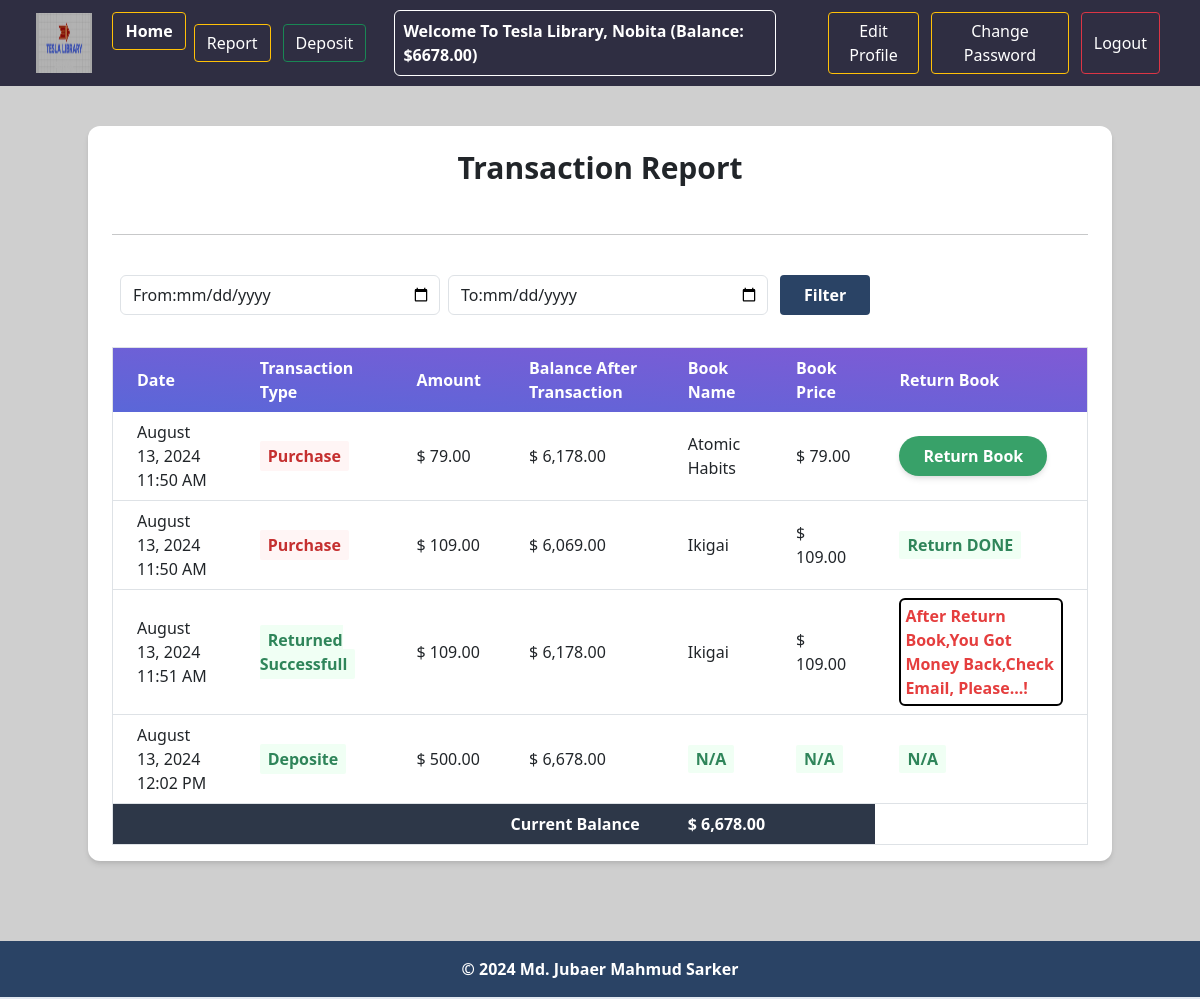
Screenshot of /payment/report/ (signed in) with the database file from the repository.
### User/models.py (models this page shows)
class UserLibraryAccount(models.Model):
    user = models.OneToOneField(User , related_name='account', on_delete=models.CASCADE)
    account_no = models.CharField(unique=True , max_length=10) #account name duijon user er same hobe na
    reference_code = models.CharField(max_length=20, blank=True, null=True)
    birth_date = models.DateField(null=True, blank=True) #ke o faka rakhle o somossa nai
    gender = models.CharField(max_length=10, choices=GENDER_TYPE)
    initial_deposite_date = models.DateField(auto_now_add=True)
    balance = models.DecimalField(default=0, max_digits=12, decimal_places=2 ) # ekjon user 12 digit obdi taka rakhte parbe and dui dosomik porjonto taka rakhte parbe jemon 1000.50
    def __str__(self):
        return str(self.account_no)

### Payment/models.py (models this page shows)
class Transaction(models.Model):
    account = models.ForeignKey(UserLibraryAccount,on_delete=models.CASCADE,related_name='transactions') #ekjon user er multiple transactions hote pare
    amount = models.DecimalField(decimal_places=2, max_digits=12)
    balance_after_transaction= models.DecimalField(decimal_places=2,max_digits=12)
    transaction_type = models.IntegerField(choices=TRANSACTIONS_TYPE,null=True)
    timestamp = models.DateTimeField(auto_now_add=True)
    book = models.ForeignKey(BookModel, on_delete=models.CASCADE , null=True , blank=True )
    is_return = models.BooleanField(default=False)
    class Meta:
        ordering = ['timestamp']

### Book/models.py (models this page shows, shortened)
class BookModel(models.Model):
    title = models.CharField(max_length=50)
    price = models.IntegerField(blank=True, null=True)
    description = models.TextField()
    quantity = models.IntegerField(blank=True, null=True)
    category_name = models.ForeignKey(CategoryModel, on_delete=models.CASCADE)
    author = models.CharField(max_length=50)
    image = models.ImageField(upload_to='templates/media/uploads/', blank=True, null=True)

### Payment/views.py (the view)
# urls.py: path('report/', TransactionReportView.as_view(), name="transaction_report"),
class TransactionReportView(LoginRequiredMixin, ListView):
    template_name = 'payment/transaction_report.html'
    model = Transaction
    balance = 0
    def get_queryset(self):
        queryset =  super().get_queryset().filter(
            account = self.request.user.account
        )
        start_date_str = self.request.GET.get('start_date')
        end_date_str = self.request.GET.get('end_date')
        if start_date_str and end_date_str:
            start_date = datetime.strptime(start_date_str, '%Y-%m-%d').date()
            end_date = datetime.strptime(end_date_str, '%Y-%m-%d').date()
            queryset = queryset.filter(timestamp__date__gte = start_date ,timestamp__date__lte = end_date)
            self.balance = Transaction.objects.filter( timestamp__date__gte = start_date ,timestamp__date__lte = end_date).aggregate(Sum('amount'))['amount__sum']
        else:
            self.balance = self.request.user.account.balance
        return queryset.distinct() #unique query set hote hobe
    def get_context_data(self, **kwargs):
        context = super().get_context_data(**kwargs) #template e context data pass kora
        context.update({
            'account': self.request.user.account
        })
        print(context)
        return context

### Payment/templates/payment/transaction_report.html (shortened to what this page needs)
{% extends 'base.html' %}
{% load static %}
{% load humanize %}
{% block content %}
<div class="my-10 py-3 px-4 bg-white rounded-xl shadow-md">
  <h1 class="font-bold text-3xl text-center pb-5 pt-2">Transaction Report</h1>
  <hr />
  <form method="get" action="{% url 'transaction_report' %}">
    <div class="flex justify-center">
      <div class="mt-10 pl-3 pr-2 bg-white border rounded-md border-gray-500 flex justify-between items-center relative w-4/12 mx-2">
        <label for="start_date">From:</label>
        <input class="appearance-none w-full outline-none focus:outline-none active:outline-none" type="date" id="start_date" name="start_date" />
      </div>
      <div class="mt-10 pl-3 pr-2 bg-white border rounded-md border-gray-500 flex justify-between items-center relative w-4/12">
        <label for="end_date">To:</label>
        <input class="appearance-none w-full outline-none focus:outline-none active:outline-none" type="date" id="end_date" name="end_date" />
      </div>
      <div class="mt-10 pl-3 pr-2 flex justify-between items-center relative w-4/12">
        <button class="bg-blue-900 hover:bg-blue-700 text-white font-bold py-2 px-4 rounded focus:outline-none focus:shadow-outline" type="submit">
          Filter
        </button>
      </div>
    </div>
  </form>
  <table class="table-auto mx-auto w-full px-5 rounded-xl mt-8 border dark:border-neutral-500">
    <thead class="bg-purple-900 text-white text-left">
      <tr class="bg-gradient-to-tr from-indigo-600 to-purple-600 rounded-md py-2 px-4 text-white font-bold">
        <th class="px-4 py-2">Date</th>
        <th class="px-4 py-2">Transaction Type</th>
        <th class="px-4 py-2">Amount</th>
        <th class="px-4 py-2">Balance After Transaction</th>
        <th class="px-4 py-2">Book Name</th>
        <th class="px-4 py-2">Book Price</th>
        <th class="px-4 py-2">Return Book</th>
      </tr>
    </thead>
    <tbody>
      {% for transaction in object_list %}
      <tr class="border-b dark:border-neutral-500">
        <td class="px-4 py-2">
          {{ transaction.timestamp|date:"F d, Y h:i A" }}
        </td>
        <td class="px-4 py-2">
          <span class="px-2 py-1 font-bold leading-tight rounded-sm
              {% if transaction.get_transaction_type_display == 'Purchase' %} text-red-700 bg-red-100
                {% elif transaction.get_transaction_type_display == 'Return' %} text-yellow-700 bg-yellow-100
                {% else %} text-green-700 bg-green-100
                {% endif %}">
            {{ transaction.get_transaction_type_display }}
          </span>
        </td>
        <td class="px-4 py-2">
          $ {{ transaction.amount|floatformat:2|intcomma }}
        </td>
        <td class="px-4 py-2">
          $ {{ transaction.balance_after_transaction|floatformat:2|intcomma }}
        </td>
        <td class="px-4 py-2">
          {% if transaction.book %}
          {{ transaction.book.title }}
          {% else %}
          <button class="text-green-700 bg-green-100 px-2 py-1 font-bold leading-tight rounded-sm  ">
            N/A
          </button>
          {% endif %}
        </td>
        <td class="px-4 py-2">
          {% if transaction.book %}
          $ {{ transaction.book.price|floatformat:2|intcomma }}
          {% else %}
          <button class="text-green-700 bg-green-100 px-2 py-1 font-bold leading-tight rounded-sm  ">
            N/A
          </button>
          {% endif %}
        </td>
        <td class="px-4 py-2">
            {% if transaction.book and not transaction.is_return and transaction.get_transaction_type_display == 'Purchase' %}
                <form action="{% url 'return_book' transaction.book.id %}" method="POST">
                    <button type="submit" class="bg-green-600 hover:bg-green-500 text-white font-bold py-2 px-4 rounded-full shadow-md focus:outline-none">Return Book</button>
                </form>
            {% elif transaction.is_return %}
            <button class="text-green-700 bg-green-100 px-2 py-1 font-bold leading-tight rounded-sm  ">
              Return DONE
            </button>
            {% elif   transaction.get_transaction_type_display == 'Deposite'   %}
            <button class="text-green-700 bg-green-100 px-2 py-1 font-bold leading-tight rounded-sm  ">
              N/A
            </button>
            {% else %}
            <div class="border-2 border-black bg-white text-red-600 p-1 rounded-md">
              <span class="font-semibold">After Return Book,You Got Money Back,Check Email, Please...!</span>
            </div>
            {% endif %}
        </td>
      </tr>
      {% endfor %}
      <tr class="bg-gray-800 text-white">
        <th class="px-4 py-2 text-right" colspan="4">Current Balance</th>
        <th class="px-4 py-2 text-left" colspan="2">
          $ {{ account.balance|floatformat:2|intcomma }}
        </th>
      </tr>
    </tbody>
  </table>
</div>
{% endblock %}

### Core/templates/navbar.html (shortened to what this page needs)
{% load static %}
<nav class="navbar navbar-expand-lg  p-2 px-4" style="background-color: rgb(47, 46, 66);">
    <div class="container-fluid">
        <div class="collapse navbar-collapse" id="navbarSupportedContent">
            <ul class="navbar-nav me-auto mb-2 mb-lg-0">
         <img src="{% static  'tesla logo 4Capture.JPG' %}" href="{% url 'home' %}" alt="" style="width: 5%;" class="navbar-brand">
                <li class="nav-item">
                    <a class="btn btn-outline-warning text-white m-1" aria-current="page"href="{% url 'home' %}"><b>Home</b></a>
                  </li>
                {% if request.user.is_authenticated %}
                <div class="d-flex align-items-center me-4">
                    <form class="d-flex">
                        <a class="btn btn-outline-warning me-2 text-white m-1" type="submit"
                            href="{% url 'transaction_report' %}">Report</a>
                    </form>
                    <form class="d-flex">
                        <a class="btn btn-outline-success text-white m-1" type="submit"
                            href="{% url 'deposit_money' %}">Deposit</a>
                    </form>
                </div>
                <div class="flex w-auto ">
                    <div class="text-white my-auto font-black me-5 px-2 py-2 border border-white rounded-md">Welcome To Tesla Library, {{ request.user.first_name }} (Balance: ${{request.user.account.balance}})</div>
                        <form class="d-flex">
                            <a class="btn btn-outline-warning me-2 text-white m-1" type="submit"
                                href="{% url 'profile' %}">Edit Profile</a>
                        </form>
                        <form class="d-flex">
                            <a class="btn btn-outline-warning me-2 text-white m-1" type="submit"
                                href="{% url 'passchange2' %}">Change Password</a>
                        </form>
                        <form method="POST" action="{% url 'logout' %}" class="d-flex">
                            <button class="btn btn-outline-danger text-white m-1" type="submit">Logout</button>
                        </form>
                </div>
                {% endif %}
            </ul>
        </div>
    </div>
</nav>

### Core/templates/base.html (style rules this page uses)
html, body { height: 100%; }
body { display: flex; flex-direction: column; justify-content: space-between; }

### rows the page displays
Transaction: is_return "Return Book"
Transaction: is_return "Return DONE"
Transaction: shows "After Return Book,You Got Money Back,Check Email, Please...!"
Transaction: shows "N/A", is_return "N/A"
UserLibraryAccount: balance "6,678.00"

### other values shown
{{ request.user.first_name }} "Nobita"
{{ request.user.account.balance }} "6678.00"
